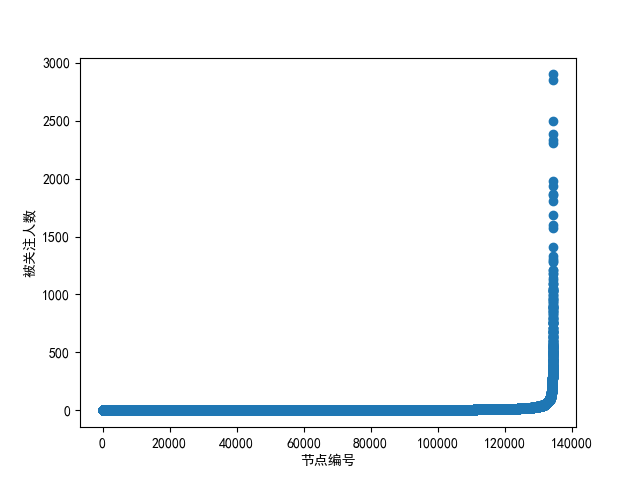

Python code for this plot:
import networkx as nx
import numpy as np
from matplotlib import pyplot as plt
import pandas as pd
from pagerank import pagerank
from hits import hits
from upgraded_algorithm import upgraded_algorithm
from leaderrank import leader_rank


def data_csv(data, path):
    df_data = pd.DataFrame(data)
    df_data.to_csv(path, header=False, index=False)


def dataset_to_graph(data_path):
    """
    读取txt文件生成节点关注列表
    :param data_path
    :return:
    """
    with open(data_path, "r") as f:
        data = f.readlines()
    print('原始数据长度：%d ' % len(data))
    edges_list = []
    for line in data:
        follow_edge = line.split()
        follow_edge = np.array(follow_edge).astype('int').tolist()
        follow_edge_reverse = follow_edge[::-1]
        edges_list.append(tuple(follow_edge_reverse))
        # edges_list.append(tuple(follow_edge))
    return edges_list


def graph_analysis(G, graphml_flag=False, png_flag=False, dataset_flag=False):
    """
    根据输入的图进行分析
    :param dataset_flag:
    :param G:
    :param png_flag:
    :param graphml_flag:
    :return:
    """
    if graphml_flag:
        nx.write_graphml(G, "follow_relationships.graphml")
    # 获取图的基本属性： 节点数、边数、图的密度
    node_num = G.number_of_nodes()
    edge_num = G.number_of_edges()
    graph_density = nx.density(G)
    if png_flag:
        nx.draw(G, "follow_relationships.png")
    print('节点数：%d' % node_num)
    print('边数：%d' % edge_num)
    print('图的密度：%f' % graph_density)
    # 计算图的传递性
    transitivity = nx.transitivity(G)
    print('图的传递性：%f' % transitivity)
    # 计算强连通子图和弱连通子图
    largest_scc = max(nx.strongly_connected_components(G), key=len)
    largest_wcc = max(nx.weakly_connected_components(G), key=len)
    print('最大的强连通子图节点个数：%d' % len(largest_scc))
    G_scc = nx.subgraph(G, largest_scc)
    print('最大的强连通子图边数：%d 比例是： %f' % (nx.number_of_edges(G_scc), nx.number_of_edges(G_scc) / edge_num))
    print('最大的弱连通子图节点个数：%d ' % len(largest_wcc))
    G_wcc = nx.subgraph(G, largest_wcc)
    print('最大的弱连通子图边数：%d 比例是：%f' % (nx.number_of_edges(G_wcc), nx.number_of_edges(G_wcc) / edge_num))

    out_degree_top_nodes = sorted(G.out_degree(), key=lambda x: x[1], reverse=True)
    print('top10被关注人数最多的节点：')
    for i in range(10):
        print(out_degree_top_nodes[i])

    degree_sum = sum([d for n, d in G.degree()])
    print('平均度数：%f' % (degree_sum / node_num))
    degree_sum = sum([d for n, d in G.in_degree()])
    print('平均关注数：%f' % (degree_sum / node_num))
    degree_sum = sum([d for n, d in G.out_degree()])
    print('平均被关注数：%f' % (degree_sum / node_num))
    if dataset_flag:
        plt.rcParams['font.sans-serif'] = ['SimHei']  # 用来正常显示中文标签SimHei
        fig, ax = plt.subplots()
        x_axis = [x[0] for x in G.in_degree()]
        y_axis = sorted([x[1] for x in G.in_degree()])
        ax.scatter(x_axis, y_axis)  # 画散点图
        ax.set_xlabel('节点编号')
        ax.set_ylabel('被关注人数')
        plt.savefig('dataset_analysis.png')
        plt.show()


edges = dataset_to_graph('./datacsv/dataset.txt')
G = nx.DiGraph()
G.add_edges_from(edges)
graph_analysis(G, graphml_flag=True)

pg_rank = pagerank(G)
pg_rank = sorted(pg_rank.items(), key=lambda x: x[1], reverse=True)
data_csv(pg_rank, './datacsv/pg_rank.csv')

hub, authorities = hits(G, max_iter=100, normalized=True)
authorities = sorted(authorities.items(), key=lambda x: x[1], reverse=True)
data_csv(authorities, './datacsv/hits_rank.csv')

upgraded_rank = upgraded_algorithm(G)
upgraded_rank = sorted(upgraded_rank.items(), key=lambda x: x[1], reverse=True)
data_csv(upgraded_rank, './datacsv/upgraded_rank.csv')

pg_rank = leader_rank(G)
pg_rank = sorted(pg_rank.items(), key=lambda x: x[1], reverse=True)
data_csv(pg_rank, './datacsv/leader_rank.csv')







